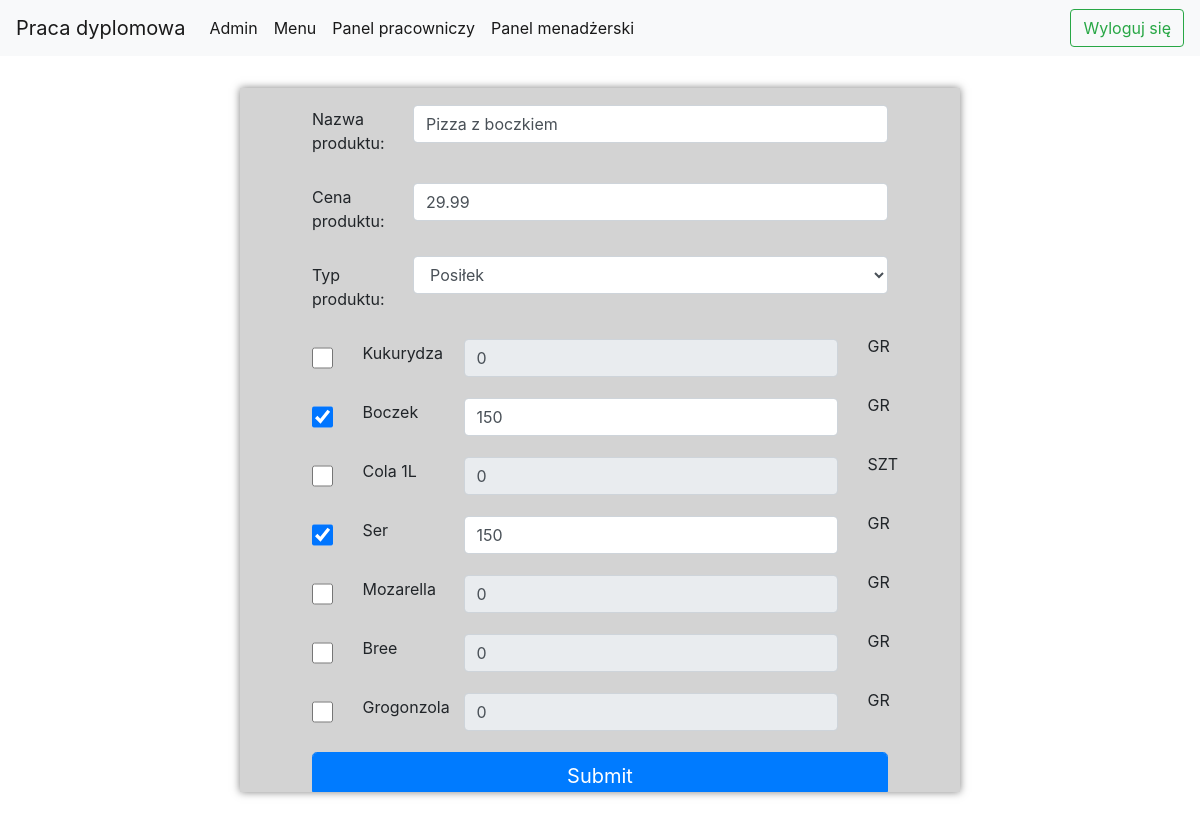
/products_group/edit_product/10/ (signed in), run on the app's committed database.
### restaurantApp/models.py (models this page shows, shortened)
class Product(models.Model):
    name = models.CharField(max_length=100)
    price = models.FloatField()
    PRODUCT_TYPES = (
        ('N', 'Napój'),
        ('P', 'Posiłek'),
        ('D', 'Dodatek')
    )
    product_type = models.CharField(max_length=3, choices=PRODUCT_TYPES, default='P')
    def get_ingredients_with_quantity(self):
        ingredients = []
        products_ingredients = ProductIngredient.objects.filter(product_id=self.id)
        for product_ingredient in products_ingredients:
            ingredients.append((product_ingredient.ingredient, product_ingredient.quantity_usage))
        return ingredients

class Ingredient(models.Model):
    name = models.CharField(max_length=100)
    QUANTITY_TYPES = (
        ('GR', 'Gramy'),
        ('SZT', 'Sztuki')
    )
    quantity_type = models.CharField(max_length=3, choices=QUANTITY_TYPES, default='GR')
    INGREDIENT_TYPES = (
        ('ND', 'NOT DEFINED'),
        ('S', 'Ser'),
        ('M', 'Mięso'),
        ('W', 'Warzywo'),
        ('N', 'Napój'),
    )
    ingredient_type = models.CharField(max_length=3, choices=INGREDIENT_TYPES, default='ND')

### restaurantApp/views.py (the view)
# urls.py: path('products_group/edit_product/<int:id>/', views.edit_product, name="edit_product"),
@login_required
def edit_product(request, id):
    all_ingredients = Ingredient.objects.all()
    if request.method == "POST":
        product_name = request.POST.get("product-name")
        product_price = float(request.POST.get("product-price"))
        product_type = request.POST.get("product-type")
        product = Product.objects.get(name=product_name, price=product_price, product_type=product_type)
        product.name = product_name
        product.price = product_price
        product.product_type = product_type
        product.save()
        checked_ids = []
        all_ids = []
        for ing in all_ingredients:
            all_ids.append(ing.id)
            ing_id = request.POST.get(f"ID:{ing.name}")
            ing_quantity = request.POST.get(f"QUANTITY:{ing.name}")
            if ing_id != None:
                checked_ids.append(int(ing_id))
                product_ingredient, created = ProductIngredient.objects.get_or_create(product=product,
                                                                                      ingredient_id=ing_id)
                if ing_quantity == "0":
                    product_ingredient.delete()
                else:
                    product_ingredient.quantity_usage = ing_quantity
                    product_ingredient.save()
        for id in all_ids:
            if id not in checked_ids:
                product_to_delete = ProductIngredient.objects.filter(product=product, ingredient_id=id)
                if product_to_delete:
                    product_to_delete.delete()
        return redirect(f'/products_group/meals/')
    else:
        ingredients = []
        product = Product.objects.get(id=id)
        product_ingredients = list(product.get_ingredients_with_quantity())
        product_ingredients_dictonary = {}
        all_ingredients_dictonary = {}
        for ing, quantity in product_ingredients:
            product_ingredients_dictonary = {**product_ingredients_dictonary, ing: quantity}
        for ing in all_ingredients:
            all_ingredients_dictonary = {**all_ingredients_dictonary, ing: 0}
        pass_dict = {**all_ingredients_dictonary, **product_ingredients_dictonary}
        for ing in pass_dict:
            ingredients.append((ing, pass_dict[ing]))
        return render(request, "restaurantApp/edit_product.html",
                      {"product": product, "ingredients": ingredients})

### templates/restaurantApp/edit_product.html (shortened to what this page needs)
<!DOCTYPE html>
{% extends "restaurantApp/base.html" %}
{% load static %}
{% block css_block %}
    <link rel="stylesheet" type="text/css" href="{% static 'css/base.css' %}">
    <link rel="stylesheet" type="text/css" href="{% static 'css/forms.css' %}">
{% endblock css_block %}
{% block body_block %}
        <div class="scrollable">
            <div class="form-default">
                <form id="newProduct" method="post" enctype="multipart/form-data" name="product">
                    <div class="form-group row">
                        <label for="product-name" class="col-sm-2 col-form-label">Nazwa produktu:</label>
                        <div class="col-sm-10">
                            <input class="form-control" type="text" id="product-name" name="product-name" required
                                   value="{{ product.name }}">
                        </div>
                    </div>
                    <div class="form-group row">
                        <label for="product-price" class="col-sm-2 col-form-label">Cena produktu:</label>
                        <div class="col-sm-10">
                            <input class="form-control" type="number" step="0.01" id="product-price"
                                   name="product-price"
                                   min="0" required value="{{ product.price }}">
                        </div>
                    </div>
                    <div class="form-group row">
                        <label for="product-type" class="col-sm-2 col-form-label">Typ produktu:</label>
                        <div class="col-sm-10">
                            <select class="form-control" id="product-type" name="product-type">
                                {% if product.product_type == "P" %}
                                    <option value="P">Posiłek</option>
                                {% elif product.product_type == "N" %}
                                    <option value="N">Napój</option>
                                {% endif %}
                            </select>
                        </div>
                    </div>
                    {% for ing,quantity in ingredients %}
                        <div class="form-group row">
                            <div class="col-sm-1">
                                {% if quantity == 0 %}
                                    <input class="form-control checkboxes" type="checkbox" id="{{ ing.id }}"
                                           value="{{ ing.id }}"
                                           name="ID:{{ ing.name }}">
                                {% else %}
                                    <input class="form-control checkboxes" type="checkbox" id="{{ ing.id }}"
                                           value="{{ ing.id }}"
                                           name="ID:{{ ing.name }}" checked>
                                {% endif %}
                            </div>
                            <label for="{{ ing.id }}" class="col-sm-2 col-form-label">{{ ing.name }}</label>
                            <div class="col-sm-8">
                                {% if quantity == 0 %}
                                    <input class="form-control quantity-input" type="number" id="input-{{ ing.id }}"
                                           name="QUANTITY:{{ ing.name }}"
                                           min="0" disabled value="0">
                                {% else %}
                                    <input class="form-control quantity-input" type="number" id="input-{{ ing.id }}"
                                           name="QUANTITY:{{ ing.name }}"
                                           min="0" value="{{ quantity }}">
                                {% endif %}
                            </div>
                            <div class="col-sm-1">
                                {{ ing.quantity_type }}
                            </div>
                        </div>
                    {% endfor %}
                    <input class="form-control btn btn-primary btn-lg" type="submit">
                </form>
            </div>
        </div>
{% endblock %}

### static/css/base.css (style rules this page uses)
html { overflow: hidden; }
body { margin: 0; box-sizing: border-box; }
html, body { height: 100%; width: 100%; background: url("/static/img/b3.JPG") no-repeat 0 0 scroll; height: 100%; width: 100%; background-position: 0px -40px; background-repeat: no-repeat; background-size: cover; }
.scrollable { top: 10%; padding-top: 1%; padding-bottom: 1%; background: lightgray; box-shadow: 0 0 8px rgba(0, 0, 0, 0.5); overflow: scroll; position: absolute; right: 20%; width: 60%; height: 80%; }

### static/css/forms.css (style rules this page uses)
.form-default { margin-left: 10%; text-align: left; width: 80%; }
.form-default input { margin-top: 5px; }

### data on the page
Product: product-name "Pizza z boczkiem", product-price "29.99", product-type "Posiłek"
Ingredient: name "Kukurydza", quantity_type "GR"
Ingredient: name "Boczek", quantity "150", quantity_type "GR"
Ingredient: name "Cola 1L", quantity_type "SZT"
Ingredient: name "Ser", quantity "150", quantity_type "GR"
Ingredient: name "Mozarella", quantity_type "GR"
Ingredient: name "Bree", quantity_type "GR"
Ingredient: name "Grogonzola", quantity_type "GR"
